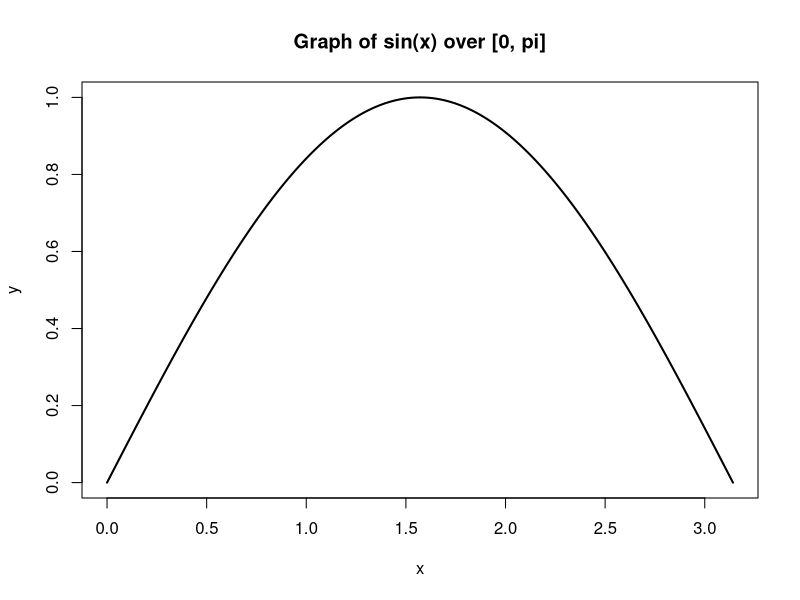
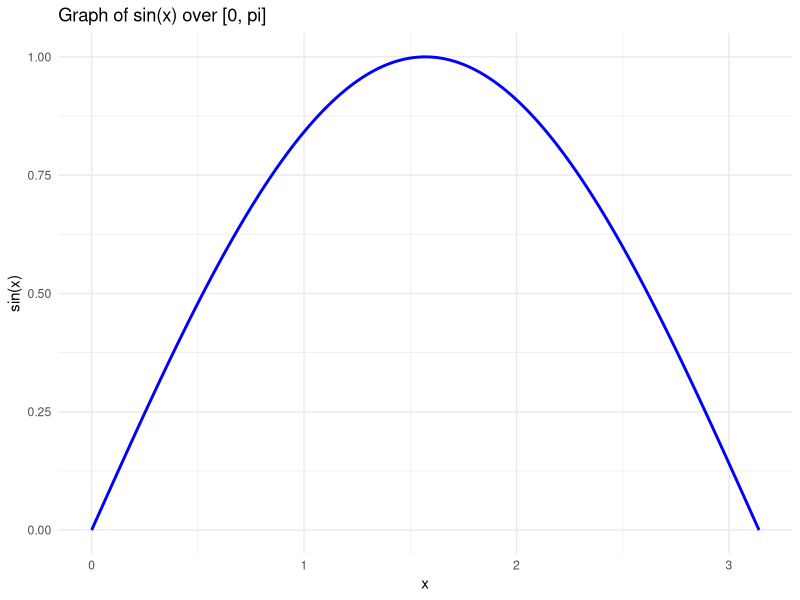

The R source for these figures, in order:
# 5.1 
f <- function(x) { return(sin(x)) }

integrRectangle <- function(f, a, b, n) {
  dx <- (b - a) / n
  res <- 0
  for (i in 1:n) {
    l <- a + dx * (i - 1)
    r <- l + dx
    res <- res + f((l + r) / 2) * dx
  }
  return(res)
}

integrRectangleDiscrete <- function(x, y) {
  if (length(x) != length(y)) {
    return("Ошибка: массивы разной длины")
  }
  integral <- sum(diff(x) * head(y, -1))
  return(integral)
}

a <- 0
b <- pi
n <- 1000

integrNum <- integrRectangle(f, a, b, n) # 1
print(integrNum)

x <- seq(a, b, length.out = n)
y <- f(x)
integrd <- integrRectangleDiscrete(x, y) # 2
print(integrd)
# n = 10 1.979651
# n = 100 1.999832
# n = 1000 1.999998

integrAn <- 2
erRectangle <- (abs(integrNum - integrd) / integrd) * 100
print(erRectangle)
# n = 10 1.444578
# n = 100 0.01250531
# n = 1000 0.0001235349


# Create a graph of the function
x_vals <- seq(a, b, length.out = 1000)
y_vals <- f(x_vals)
plot(x = x_vals, y = y_vals, type = "l", col = "black", lwd = 2, main = "Graph of sin(x) over [0, pi]",
    xlab = "x", ylab = "y")  # График функции

library(ggplot2)
ggplot(data.frame(x = x_vals, y = y_vals), aes(x, y)) +
   geom_line(color = "blue", size = 1) +
   labs(title = "Graph of sin(x) over [0, pi]", x = "x", y = "sin(x)") +
   theme_minimal()
